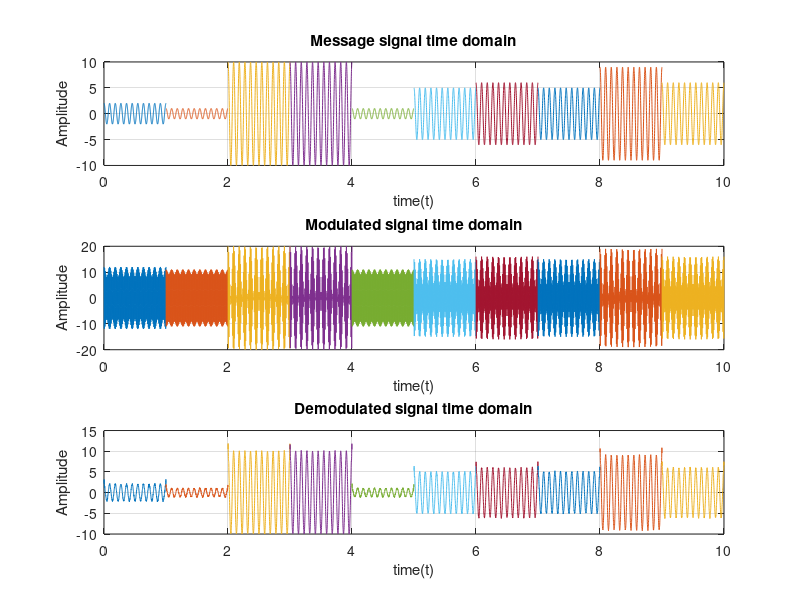
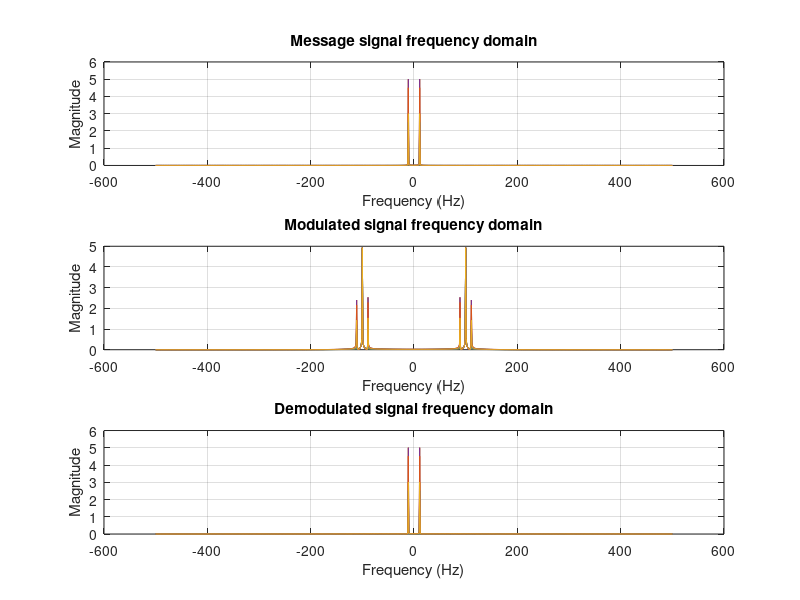

These charts were generated, in order, by the following MATLAB code:
clear

signal_duration = 10;

for T = 0:(signal_duration - 1)
    
    % defining the common parameters
    
    N = 11; % Sum of last 3 digits of ID
    
    start_time = 0;
    stop_time = 1;
    f_carrier = 100;
    fs = 10*f_carrier;
    ts = 1/fs;
    time = start_time:ts:stop_time;
    A = 10;
    carrier_signal_t = A*cos(2*pi.*f_carrier.*time);
    carrier_signal_f = fftshift(abs(fft(carrier_signal_t)/fs));
    
    len_time = length(time) ;
    freq_axis = linspace(-fs/2,fs/2, len_time);
    
    % Defining the message signal
    Am = randi([1,10]); 
    message_t = Am*cos(2*pi*N.*time);
    message_f = fftshift(abs(fft(message_t)/fs));
    
    % Modulating the message signal
    message_mod_t = (1 + message_t/A).*carrier_signal_t;
    message_mod_f = fftshift(abs(fft(message_mod_t))/fs);
    
    % Modelling noise
    mu = 0;
    sigma_square = 0.01;
    sigma = sqrt(sigma_square);
    noise = mu + sigma * randn(1, numel(time));
   
    % Defining the channel - Multiplied with carrier to shift it to the carrier frequency.
    B = 500;
    channel_t = 2*B*sinc(2*B*(time - (start_time + stop_time) / 2)).*carrier_signal_t/A;
    output_t = conv(message_mod_t,channel_t,'same')/fs + noise;
    output_f = fftshift(abs(fft(output_t)/fs));
   
    
    % demodulation - division by 2 to ensure that the amplitude of the
    % carrier which has been multiplied before is reduced to 1.
    % Subtraction of A to remove the DC value we added for the envelope
    % detector to work
    output_demod_t = abs(hilbert(output_t)) - A;
    output_demod_f = fftshift(abs(fft(output_demod_t)/fs));
 
  
    figure(1)
    hold all
    subplot(3,1,1) 
    plot(time + T, message_t);
    title('Message signal time domain')
    xlabel('time(t)')
    ylabel('Amplitude')
    grid on
    hold on
    %axis([0  inf -2 2]) 
   
    subplot(3,1,2)
    plot(time + T, message_mod_t)
    title('Modulated signal time domain')
    xlabel('time(t)')
    ylabel('Amplitude')
    hold on
    grid on
    % xlim([0, 0.1])
    
    subplot(3,1,3)
    plot(time + T, output_demod_t)
    title('Demodulated signal time domain')
    xlabel('time(t)')
    ylabel('Amplitude')
    hold on
    grid on
   
    figure(2)
    subplot(3,1,1)
    plot(freq_axis, message_f)
    title('Message signal frequency domain')
    xlabel('Frequency (Hz)')
    ylabel('Magnitude')
    grid on
    hold on
    % axis([-35 35 0 0.6])
    
    subplot(3,1,2)
    plot(freq_axis, message_mod_f)
    title('Modulated signal frequency domain')
    xlabel('Frequency (Hz)')
    ylabel('Magnitude')
    grid on
    hold on
    % axis([-600 600 0 0.6])
   
    subplot(3,1,3)
    plot(freq_axis, output_demod_f)
    title('Demodulated signal frequency domain')
    xlabel('Frequency (Hz)')
    ylabel('Magnitude')
    grid on
    hold on
    % axis([-35 35 0 inf])
    
end